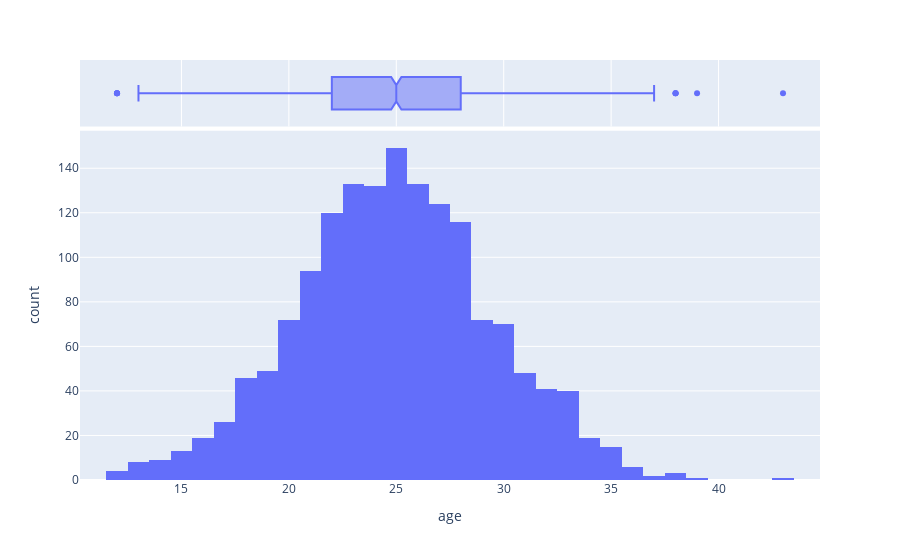

The code cell stored with this chart in its notebook:
### Code cell
px.histogram(
    users, 
    x='age', 
    marginal='box'
)

### Figure 1 — Plotly figure (JSON) as saved in the notebook; plotly's stock layout.template omitted (floating-point values rounded to 4 significant figures; data arrays with more than 128 entries replaced by an {"elided": "..."} marker saying what was removed)
{"data": [{"alignmentgroup": "True", "bingroup": "x", "hovertemplate": "age=%{x}<br>count=%{y}<extra></extra>", "legendgroup": "", "marker": {"color": "#636efa", "pattern": {"shape": ""}}, "name": "", "offsetgroup": "", "orientation": "v", "showlegend": false, "type": "histogram", "x": {"elided": "1565 int values"}, "xaxis": "x", "yaxis": "y"}, {"alignmentgroup": "True", "hovertemplate": "age=%{x}<extra></extra>", "legendgroup": "", "marker": {"color": "#636efa"}, "name": "", "notched": true, "offsetgroup": "", "showlegend": false, "type": "box", "x": {"elided": "1565 int values"}, "xaxis": "x2", "yaxis": "y2"}], "layout": {"barmode": "relative", "legend": {"tracegroupgap": 0}, "margin": {"t": 60}, "xaxis": {"anchor": "y", "domain": [0, 1], "title": {"text": "age"}}, "xaxis2": {"anchor": "y2", "domain": [0, 1], "matches": "x", "showgrid": true, "showticklabels": false}, "yaxis": {"anchor": "x", "domain": [0, 0.8316], "title": {"text": "count"}}, "yaxis2": {"anchor": "x2", "domain": [0.8416, 1], "matches": "y2", "showgrid": false, "showline": false, "showticklabels": false, "ticks": ""}}}
